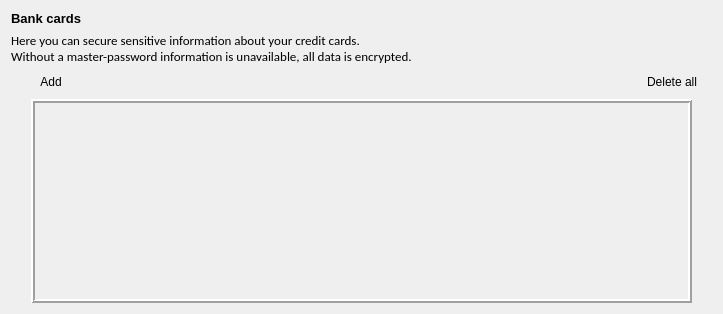
<?xml version="1.0" encoding="UTF-8"?>
<ui version="4.0">
 <class>WgtBankcards</class>
 <widget class="QWidget" name="WgtBankcards">
  <property name="geometry">
   <rect>
    <x>0</x>
    <y>0</y>
    <width>647</width>
    <height>314</height>
   </rect>
  </property>
  <property name="windowTitle">
   <string>Form</string>
  </property>
  <layout class="QVBoxLayout" name="verticalLayout">
   <item>
    <layout class="QVBoxLayout" name="verticalLayout_2">
     <item>
      <widget class="QLabel" name="labBankCardsHeader">
       <property name="font">
        <font>
         <family>Arial</family>
         <pointsize>10</pointsize>
         <weight>75</weight>
         <bold>true</bold>
        </font>
       </property>
       <property name="text">
        <string>Bank cards</string>
       </property>
      </widget>
     </item>
     <item>
      <widget class="QLabel" name="labBankCardsDescription">
       <property name="font">
        <font>
         <family>Calibri</family>
         <pointsize>10</pointsize>
        </font>
       </property>
       <property name="text">
        <string>Here you can secure sensitive information about your credit cards.
Without a master-password information is unavailable, all data is encrypted.</string>
       </property>
      </widget>
     </item>
    </layout>
   </item>
   <item>
    <layout class="QHBoxLayout" name="horizontalLayout">
     <item>
      <widget class="QPushButton" name="btnAdd">
       <property name="text">
        <string>Add</string>
       </property>
       <property name="icon">
        <iconset resource="../../dgui.qrc">
         <normaloff>:/dgui/ico/add.ico</normaloff>:/dgui/ico/add.ico</iconset>
       </property>
       <property name="iconSize">
        <size>
         <width>24</width>
         <height>24</height>
        </size>
       </property>
       <property name="flat">
        <bool>true</bool>
       </property>
      </widget>
     </item>
     <item>
      <spacer name="horizontalSpacer">
       <property name="orientation">
        <enum>Qt::Horizontal</enum>
       </property>
       <property name="sizeHint" stdset="0">
        <size>
         <width>40</width>
         <height>20</height>
        </size>
       </property>
      </spacer>
     </item>
     <item>
      <widget class="QPushButton" name="btnRemoveAll">
       <property name="text">
        <string>Delete all</string>
       </property>
       <property name="icon">
        <iconset resource="../../dgui.qrc">
         <normaloff>:/dgui/ico/bin.ico</normaloff>:/dgui/ico/bin.ico</iconset>
       </property>
       <property name="iconSize">
        <size>
         <width>24</width>
         <height>24</height>
        </size>
       </property>
       <property name="flat">
        <bool>true</bool>
       </property>
      </widget>
     </item>
    </layout>
   </item>
   <item>
    <layout class="QHBoxLayout" name="horizontalLayout_2">
     <item>
      <spacer name="verticalSpacer">
       <property name="orientation">
        <enum>Qt::Vertical</enum>
       </property>
       <property name="sizeHint" stdset="0">
        <size>
         <width>20</width>
         <height>40</height>
        </size>
       </property>
      </spacer>
     </item>
     <item>
      <widget class="QLabel" name="label">
       <property name="frameShape">
        <enum>QFrame::Box</enum>
       </property>
       <property name="frameShadow">
        <enum>QFrame::Raised</enum>
       </property>
       <property name="lineWidth">
        <number>2</number>
       </property>
       <property name="midLineWidth">
        <number>0</number>
       </property>
       <property name="text">
        <string>                                                                                                                                                                                                    </string>
       </property>
       <property name="alignment">
        <set>Qt::AlignCenter</set>
       </property>
      </widget>
     </item>
     <item>
      <spacer name="verticalSpacer_2">
       <property name="orientation">
        <enum>Qt::Vertical</enum>
       </property>
       <property name="sizeHint" stdset="0">
        <size>
         <width>20</width>
         <height>40</height>
        </size>
       </property>
      </spacer>
     </item>
    </layout>
   </item>
  </layout>
 </widget>
 <resources>
  <include location="../../dgui.qrc"/>
 </resources>
 <connections/>
</ui>
